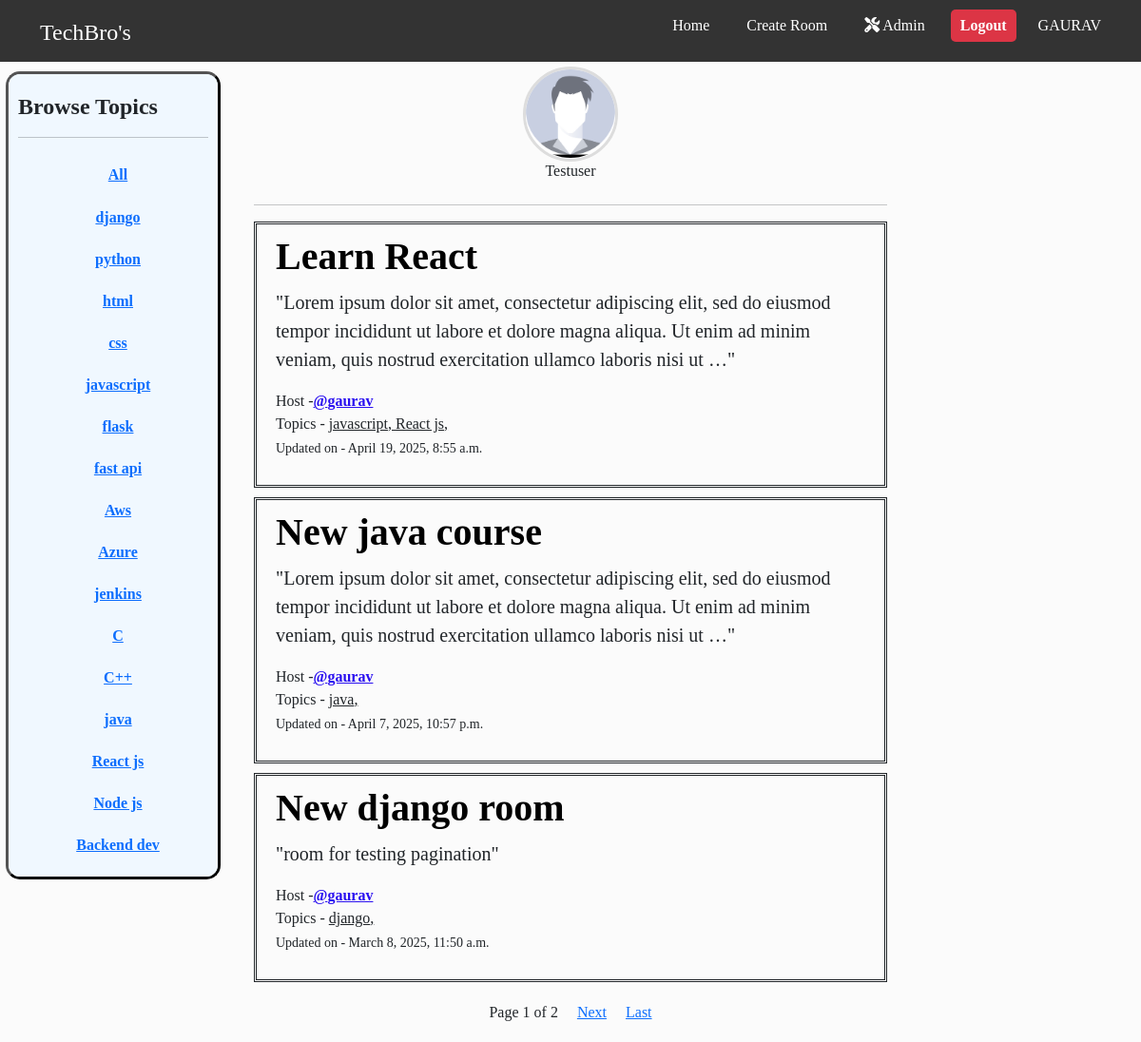
Screenshot of /user-profile/13 (signed in) with the database file from the repository.
### main/models.py (models this page shows, shortened)
class Topic(models.Model):
    name = models.CharField(max_length=200)
    def __str__(self):
        return self.name

class Profile(models.Model):
    user = models.OneToOneField(User,on_delete=models.CASCADE)
    profile_pic = models.ImageField(upload_to='profile_images/',default='profile_images/default.jpg' , blank=True,null=True)

class Room(models.Model):
    topics = models.ManyToManyField(Topic,related_name="rooms")
    host = models.ForeignKey(User,on_delete=models.SET_NULL,null=True)
    name = models.CharField(max_length=200,)
    description = models.TextField(null=True, blank=True)
    participants = models.ManyToManyField(User,related_name='joined_rooms',through='Membership')
    updated = models.DateTimeField(auto_now=True)
    created = models.DateTimeField(auto_now_add=True)
    class Meta():
        ordering = ['-updated','-created']

### main/views.py (the view)
# urls.py: path('user-profile/<int:pk>',views.user_profile,name='user-profile'),
def user_profile(request,pk):
    user = get_object_or_404(User,id=pk)
    rooms = user.joined_rooms.all()
    chat_messages = user.messages.filter(deleted = False).order_by('-updated','-created')
    topics = Topic.objects.all()
    page = request.GET.get('page',1)
    paginator = Paginator(rooms,3)
    try:
        rooms = paginator.page(page)
    except:
        rooms = paginator.page(1)
    context = {'user':user,'rooms':rooms,'chat_messages':chat_messages,'topics':topics}
    return render(request,'user_profile.html',context)

### templates/user_profile.html
{% include "base.html" %}
{% block content %}
    {% if request.user.is_authenticated and request.user == user  %}
        <div class="profile-container">
            <aside class = 'left-sidebar'>
                {% include "topics_component.html" %}
            </aside>
            <main class = 'main-feed'>
                <div class="profile-detail-container">
                <img src="{{ user.profile.profile_pic.url }}" alt="Profile Picture"  class="profile-pic">
                <h6>{{user.username|capfirst}}</h6>
                </div>
                {% include "main_feed_component.html" %}
            </main>
            <aside class = "right_sidebar">
                {% include "activity_component.html" %}
            </aside>
        </div>
    {% elif request.user.is_authenticated and request.user != user %}
        <div class="profile-container">
            <aside class = 'left-sidebar'>
                {% include "topics_component.html" %}
            </aside>
            <main class = 'main-feed'>
                <div class="profile-detail-container">
                <img src="{{ user.profile.profile_pic.url }}" alt="Profile Picture"  class="profile-pic">
                <h6>{{user.username|capfirst}}</h6>
                </div>
                {% include "main_feed_component.html" %}
            </main>
        </div>
    {% else %}
        <div style="display:flex; justify-content:center;">
        <p style="font-size: x-large;"><a href={% url "login" %}>Login </a>to see details</p>
        </div>
    {% endif %}
{% endblock content %}

### templates/base.html (shortened to what this page needs)
<!DOCTYPE html>
{% load static %}
<html lang="en">
  <head>
    <link
      href="https://cdn.jsdelivr.net/npm/bootstrap@5.3.0/dist/css/bootstrap.min.css"
      rel="stylesheet"
    />
    <link rel="stylesheet" href="https://cdnjs.cloudflare.com/ajax/libs/font-awesome/6.5.1/css/all.min.css">
    <link rel="stylesheet" href="https://cdn.jsdelivr.net/npm/bootstrap-icons/font/bootstrap-icons.css">
    <link rel="stylesheet" href="{% static 'css/style.css' %}">
  </head>
  <body>
    <nav class="navbar-cus">
      <div class="container">
        <a href="{% url 'home' %}" class="navbar-brand">TechBro's</a>
        <ul class="nav-links" id="navLinks">
          <li class="nav-item-to-edit"> <a href="{% url 'home' %}">Home</a></li>
            {% if request.user.is_authenticated %}
              <li class="nav-item-to-edit"><a href="{% url 'create-room' %}">Create Room</a></li>
              {% if request.user.is_superuser %}
                <li class="nav-item-to-edit"><a href="{% url 'admin:index' %}" class="Admin"><i class="fa-solid fa-screwdriver-wrench "></i> Admin</a></li>
              {% endif %}
              <li id="nav-logout-button">
                <form action="{% url 'logout' %}" method="POST">
                  <button type="submit" class="logout-button">Logout</button>
                </form>
              </li>
              <li class="nav-user-name"><a href="{% url 'user-profile' request.user.id %}" >{{request.user.username|upper}}</a></li>
          {% endif %}
        </ul>
      </div>
    </nav>
  </body>
</html>

### templates/topics_component.html (shortened to what this page needs)
<!DOCTYPE html>
<html lang="en">
<head>
</head>
<body>
    <div class="topic-container">
    <h4 class='headings'>Browse Topics</h4>
        <hr>
        <div class="topic-list">
            <div class="topic-box">
                <a href="{% url "home" %}"  > <b>All</b></a>
            </div>
        </div>
        <div class="topic-list">
        {% for topic in topics  %}
            <div class="topic-box" >
                <a href="{% url "home" %}?q={{topic.name}} " ><b>{{topic.name}}</b></a>
            </div>
        {% endfor %}
        </div>
    </div>
</body>
</html>

### templates/main_feed_component.html (shortened to what this page needs)
<!DOCTYPE html>
<html lang="en">
<head>
</head>
<body>
    <hr>
    {% for room in rooms %}
        <div class="room-box">
            <h1 class='headings'><a href="{% url "room" room.id %}" >{{ room.name }}</a></h1>
            <p class="room-desc">"{{room.description|truncatechars:200 }}"</p>
            <span>Host -<a href="{% url "user-profile" room.host.id %}" class="user-name">@{{ room.host.username }}</a></span>
            <div>
                <span>Topics - </span>
                {% for topic in room.topics.all  %}
                <span style="text-decoration: underline;">{{topic}}, </span>
                {% endfor %}
            </div>
        <p><small>Updated on - {{ room.updated }}</small></p>
        </div>
    {% endfor %}
    <div class="pagination-option">
        <span>Page {{rooms.number}} of {{rooms.paginator.num_pages}}</span>
        {% if rooms.has_next %}
            <span><a href="?page={{ rooms.next_page_number }}&q={{ q }}">Next</a></span>
            <a href="?page={{ rooms.paginator.num_pages }}&q={{ q }}">Last</a>
        {% endif %}
    </div>
</body>
</html>

### static/css/style.css (style rules this page uses)
* { margin: 0; padding-bottom: 1px; box-sizing: border-box; }
body { background-color: #FBFBFB; font-family: 'Times New Roman', Times, serif; }
.user-name { color: #2a10f0; font-weight: bold; }
.profile-container { display: grid; grid-template-columns: 1fr 3fr 1fr; gap: 20px; }
.topic-list { display: flex; flex-direction: column; justify-content: center; align-items: center; }
.topic-box { margin: 5px 2px 5px 12px ; padding: 5px 10px 5px 10px; text-align: center; border-radius: 5px; }
.room-desc { font-size: 20px; }
.main-feed { padding: 5px 15px; }
.logout-button { background-color: #dc3545; color: white; margin-right : 8px; padding: 5px 10px; border: none; border-radius: 5px; font-weight: bold; cursor: pointer; transition: background-color 0.3s ease; }
.topic-container { height: 850px; overflow-y: auto; padding: 20px 10px 20px 10px; margin-top : 10px; margin-left: 6px; border-style : outset; border-radius: 15px; border-color: black; background-color:#F0F8FF; }
.headings { font-weight: bold; }
.headings a { color: black; text-decoration: none; transition: color 0.3s ease; }
.room-box { border-style: double; padding: 10px 20px 10px 20px; margin-top: 10px; margin-bottom: 10px; }
.navbar-cus { background: #333; color: white; display: flex; justify-content: space-between; align-items: center; margin: 0px; }
.navbar-cus .container { padding-top: 5px; display: flex; justify-content: space-between; align-items:center; width: 100%; }
.navbar-brand { font-size: 1.5rem; text-decoration: none; color: white; }
.nav-links { list-style: none; display: flex; gap: 15px; }
.nav-item-to-edit { display: inline; margin-top: 10px; }
.nav-user-name { display: inline; margin-top: 10px; }
.nav-user-name a { text-decoration: none; color: white; transition: color 0.3s ease; }
.nav-links .nav-item-to-edit a { text-decoration: none; color: white; padding: 8px 12px; transition: font-weight 0.2s ease; }
#nav-logout-button { margin-top: 5px; }
.profile-detail-container { display: flex; flex-direction: column; align-items: center; }
.profile-pic { width: 100px; height: 100px; border-radius: 100%; object-fit: cover; border: 3px solid #ddd; display: block; }
.pagination-option { display: flex; justify-content: center; }
.pagination-option > * { padding: 10px; }

### rows the page displays
Topic: name "django"
Topic: name "python"
Topic: name "html"
Topic: name "css"
Topic: name "javascript"
Topic: name "flask"
Topic: name "fast api"
Topic: name "Aws"
Topic: name "Azure"
Topic: name "jenkins"
Topic: name "C"
Topic: name "C++"
Topic: name "java"
Topic: name "React js"
Topic: name "Node js"
Topic: name "Backend dev"
Room: name "Learn React", description "Lorem ipsum dolor sit amet, consectetur adipiscing elit, sed do eiusmod tempor incididunt ut labore et dolore magna aliqua. Ut enim ad minim veniam, quis nostrud exercitation ullamco laboris nisi ut …", host.username "gaurav", updated "April 19, 2025, 8:55 a.m."
Room: name "New java course", description "Lorem ipsum dolor sit amet, consectetur adipiscing elit, sed do eiusmod tempor incididunt ut labore et dolore magna aliqua. Ut enim ad minim veniam, quis nostrud exercitation ullamco laboris nisi ut …", host.username "gaurav", updated "April 7, 2025, 10:57 p.m."
Room: name "New django room", description "room for testing pagination", host.username "gaurav", updated "March 8, 2025, 11:50 a.m."

### other values shown
{{ request.user.username|upper }} "GAURAV"
{{ user.username|capfirst }} "Testuser"
{{ rooms.number }} "1"
{{ rooms.paginator.num_pages }} "2"
